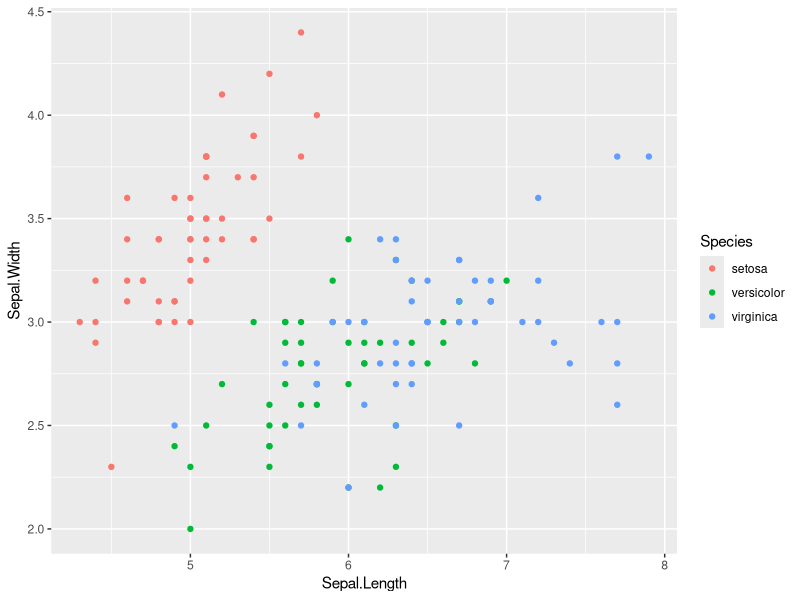
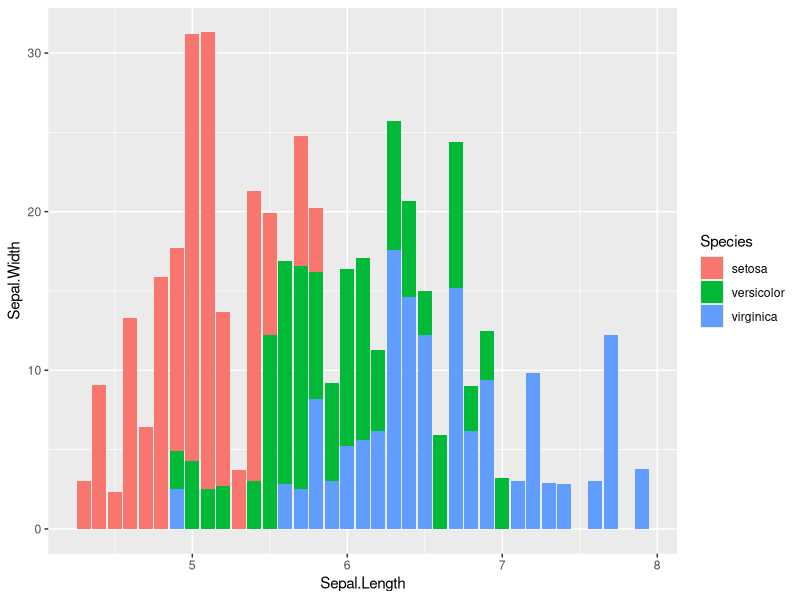
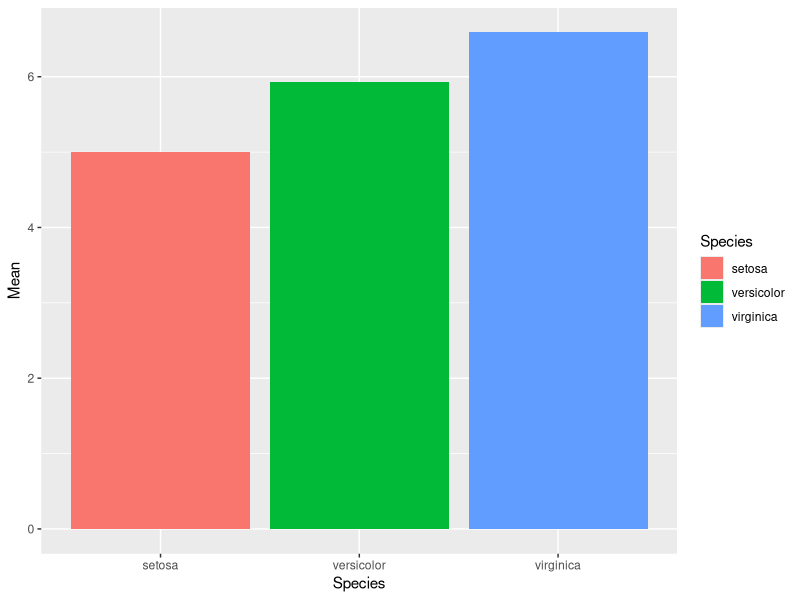
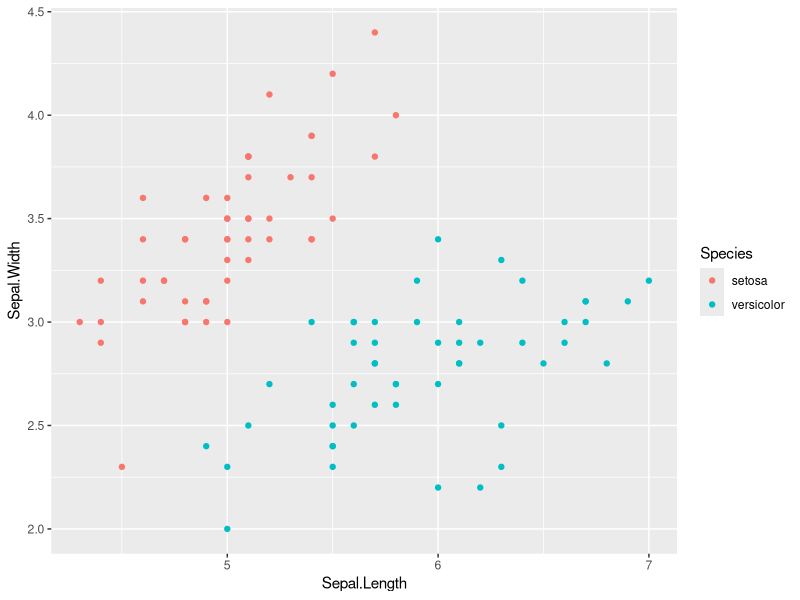
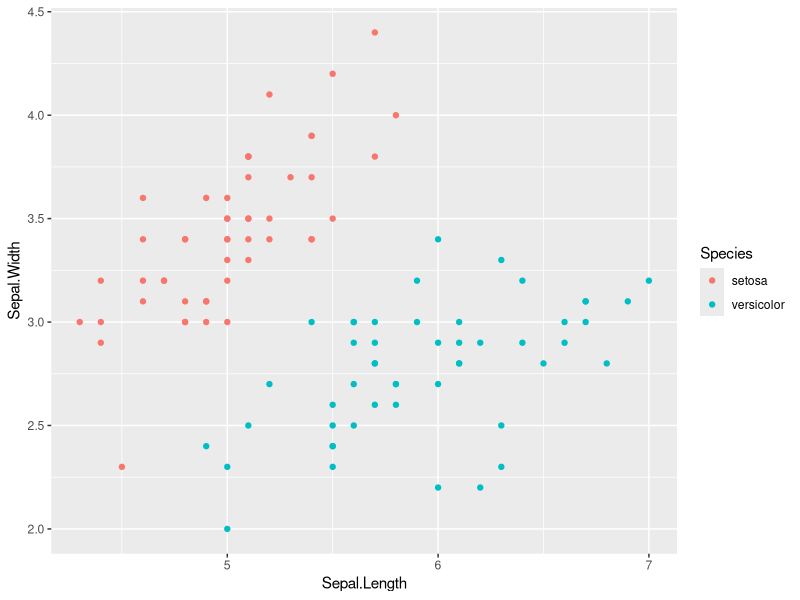
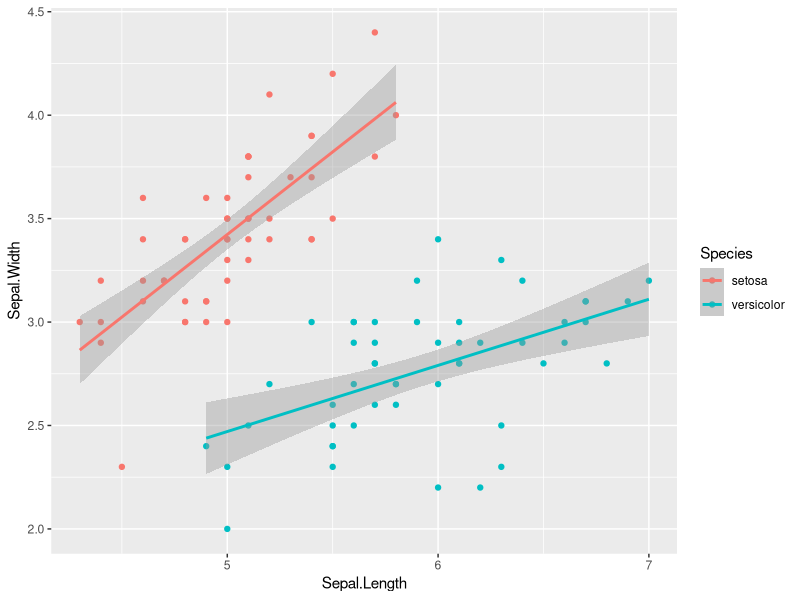
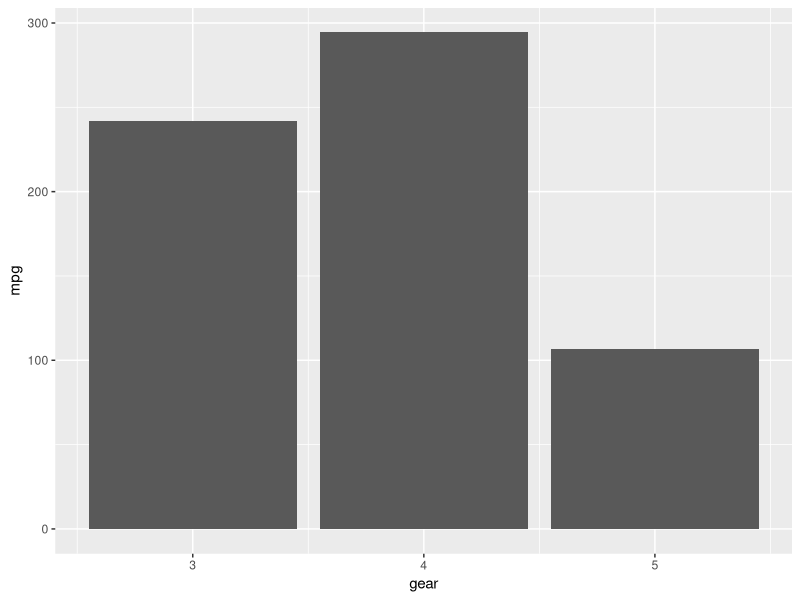
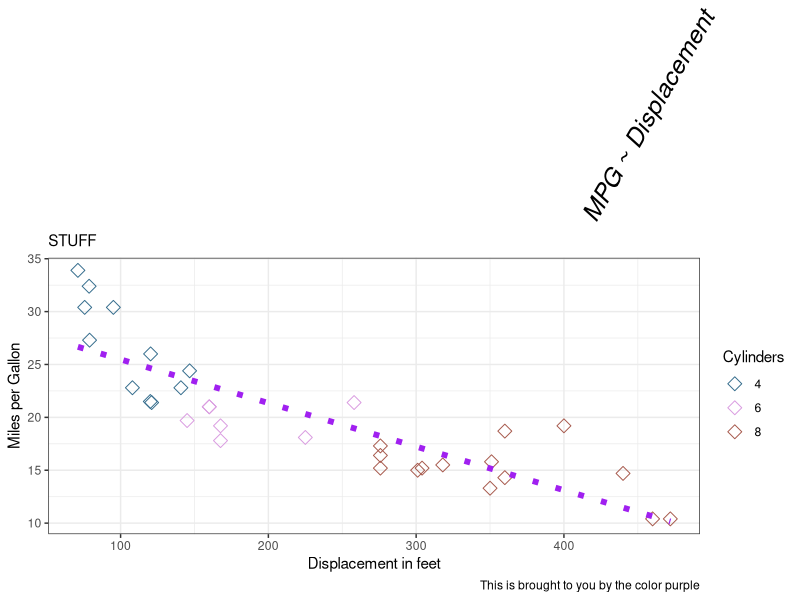

Generate these figures, in order, with R:
library(tidyverse)
library(splines)

#load some data
data("iris")
data("mtcars")


#ggplot
# first argument is a data frame
names(iris)

# scatterplot, colored by species
ggplot(iris,aes(x = Sepal.Length,y = Sepal.Width, color = Species)) +
  geom_point()

# bar chart, colored by species
ggplot(iris,aes(x = Sepal.Length,y= Sepal.Width, fill = Species)) +
  geom_bar(stat = "identity")

# bar chart showing mean of each species

iris %>% group_by(Species) %>%
  summarize(Mean = mean(Sepal.Length)) %>% 

ggplot(aes(x = Species,y = Mean, fill = Species)) +
  geom_col()


# another scatterplot (with three different ways of doing it)
# setosa and versicolor
# scatterplot: x= Sepal.Length, y= Sepal.Width, color= Species

spp <- c("setosa","versicolor")
iris %>% filter(Species %in% spp) %>%
  ggplot(aes(x=Sepal.Length,y=Sepal.Width,color=Species)) + geom_point()


iris %>% filter(Species %in% c("setosa", "versicolor")) %>%
  ggplot(aes(x=Sepal.Length,y=Sepal.Width,color=Species)) + geom_point()

# add geom_smooth() to show patterns.. grey shaded area shows error bars. 
# geom_smooth() shows y as a function of x (y~x)
    iris %>% filter(Species !="virginica") %>%
      ggplot(aes(x=Sepal.Length,y=Sepal.Width,color=Species)) + 
      geom_point() + 
      geom_smooth(method = "lm")



# mtcars dataset
names(mtcars)

ggplot(mtcars,aes(x=gear,y=mpg)) +
  geom_col()

pal <- c("#346c8c","#d99be0","#a6584b")

ggplot(mtcars,aes(x=disp,y=mpg)) +
  geom_point(aes(color=factor(cyl)),size=3,shape=5) + 
  geom_smooth(method = "lm",color="purple",size=2,linetype=3,se=FALSE) +
  labs(x="Displacement in feet",y="Miles per Gallon",title="MPG ~ Displacement",subtitle = "STUFF",
       caption = "This is brought to you by the color purple",
       color="Cylinders") +
  scale_color_manual(values=pal) +
  theme_bw() +
  theme(plot.title = element_text(angle=60,hjust=1,face="italic",size=18))
  






